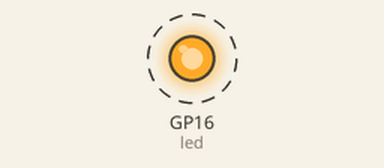
Recording of a program running on a simulated Raspberry Pi Pico running MicroPython. Shown: output pins drawn as LEDs (lit = HIGH). Dashed ring = blinking.

Above: at 0.5 s.
Timing chart, 0 to 4.6 s (numbered marks = the images above):
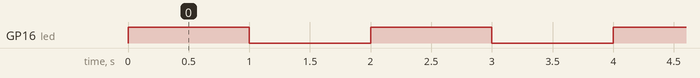

Measured:
- by itself, GP16 (led): alternates HIGH for 1.0 s and LOW for 1.0 s

The program:

P22_Composition.py
```python
# File: main.py
# Author: Armstrong Subero
# Platform: Raspberry Pi Pico (RP2040) with MicroPython
# Program: P22_Composition
# Interpreter: MicroPython (latest version)
# Program Version: 1.0
#
# Program Description: This program demonstrates composition by creating
#                      separate classes for LED control and timing, and
#                      combining them using composition. The 'Timer' class
#                      handles delays, and the 'LEDBlinker' class controls
#                      the blinking of an LED using the 'LED' and 'Timer'
#                      classes.
#
# Hardware Description: An LED is connected to pin 16
#
# Created: August 24th, 2024, 11:15 PM
# Last Updated: August 24th, 2024, 11:15 PM

from machine import Pin
import utime

# Timer class to handle delays
class Timer:
    def delay(self, seconds):
        utime.sleep(seconds)

# LED class to control the LED
class LED:
    def __init__(self, pin_number):
        self.led = Pin(pin_number, Pin.OUT)

    def on(self):
        self.led.value(1)

    def off(self):
        self.led.value(0)

# LEDBlinker class to control LED blinking using composition
class LEDBlinker:
    def __init__(self, led, timer):
        self.led = led
        self.timer = timer

    def blink(self, delay=0.5):
        self.led.on()
        self.timer.delay(delay)
        self.led.off()
        self.timer.delay(delay)

# Usage example
led = LED(16)              # Create an LED object for pin 16
timer = Timer()            # Create a Timer object
blinker = LEDBlinker(led, timer)  # Create an LEDBlinker object using LED and Timer

while True:
    blinker.blink(1)  # Blink the LED with a 1-second delay
```
